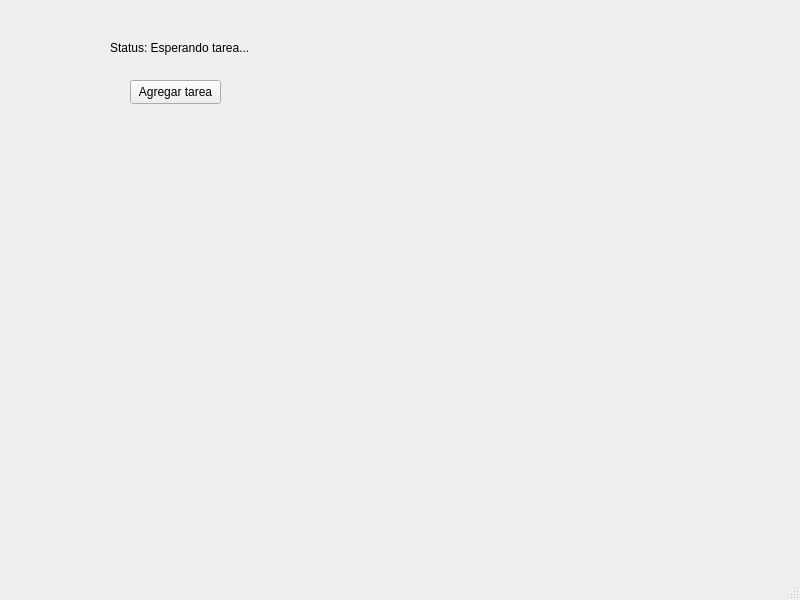
<?xml version="1.0" encoding="UTF-8"?>
<ui version="4.0">
 <class>MainWindow</class>
 <widget class="QMainWindow" name="MainWindow">
  <property name="geometry">
   <rect>
    <x>0</x>
    <y>0</y>
    <width>800</width>
    <height>600</height>
   </rect>
  </property>
  <property name="windowTitle">
   <string>MainWindow</string>
  </property>
  <widget class="QWidget" name="centralwidget">
   <widget class="QLabel" name="statusLabel">
    <property name="geometry">
     <rect>
      <x>110</x>
      <y>40</y>
      <width>201</width>
      <height>16</height>
     </rect>
    </property>
    <property name="text">
     <string>Status: Esperando tarea...</string>
    </property>
   </widget>
   <widget class="QPushButton" name="addTaskButton">
    <property name="geometry">
     <rect>
      <x>130</x>
      <y>80</y>
      <width>91</width>
      <height>24</height>
     </rect>
    </property>
    <property name="text">
     <string>Agregar tarea</string>
    </property>
   </widget>
  </widget>
  <widget class="QMenuBar" name="menubar">
   <property name="geometry">
    <rect>
     <x>0</x>
     <y>0</y>
     <width>800</width>
     <height>21</height>
    </rect>
   </property>
  </widget>
  <widget class="QStatusBar" name="statusbar"/>
 </widget>
 <resources/>
 <connections/>
</ui>
